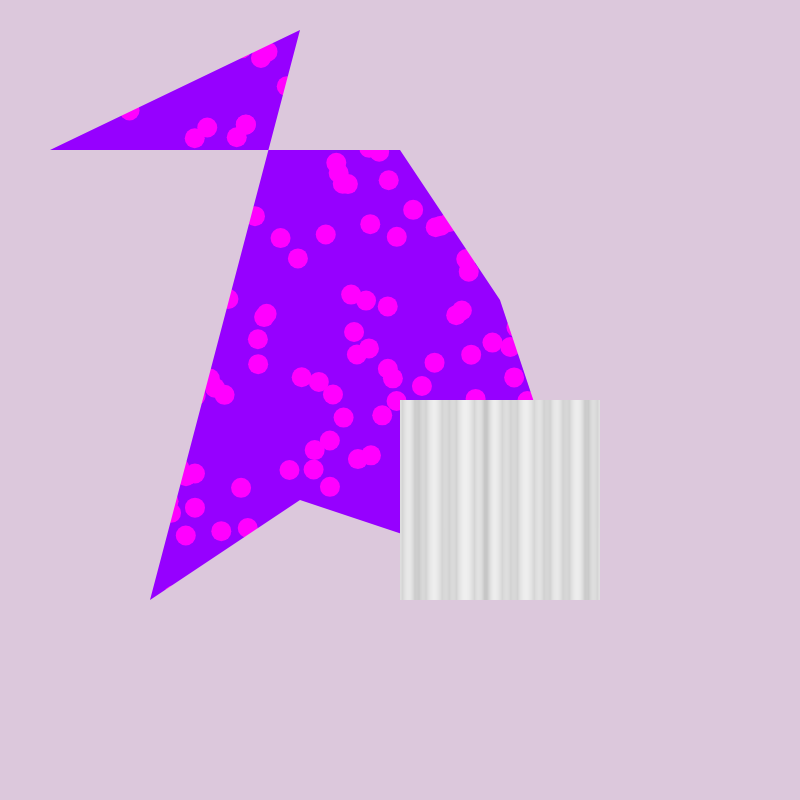
Frame 1 (no input)
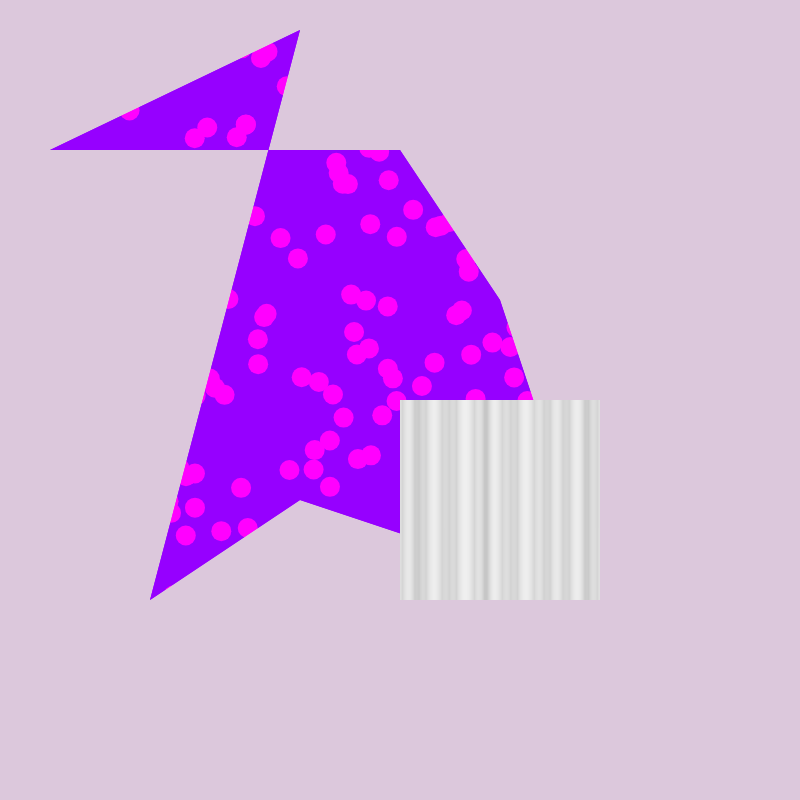
Frame 2 (the mouse pressed at the canvas centre, redrawn once)

The p5.js sketch that drew these frames (run headless with seeded random() and noise() and a simulated clock; the mouse was pressed at the canvas centre and the sketch redrawn once):

// p5.js sketch
// ── sketch.js
// With thanks to - https://editor.p5js.org/triplezero/sketches/CUthPguUc

var p, p2;
var buf;
var circleElm;

function setup() {
  createCanvas(800, 800);

  // Design a pattern, this one just puts random dots
  p = createGraphics(width, height);
  p.background(150, 0, 255);
  p.fill(255, 0, 255);
  p.noStroke();
  for (let i = 0; i < 500; i++) {
    let x = random(0, width);
    let y = random(0, height);
    p.ellipse(x, y, 20);
  }

  p2 = createGraphics(width, height);
  p2.background(240);
  p2.stroke(60);
  for (let index = 0; index < width / 8; index++) {
    let x = random(-5, 5) + index * 10;
    p2.line(x, 0, x, height);
  }
  p2.filter(BLUR, 3);

  buf = createGraphics(width, height);

  circleElm = createGraphics(width, height);
}

function draw() {
  background(220, 200, 220);

  setFill(createPattern(p), buf);

  buf.noStroke();
  buf.beginShape();
  buf.vertex(50, 150);
  buf.vertex(400, 150);
  buf.vertex(500, 300);
  buf.vertex(600, 600);
  buf.vertex(300, 500);
  buf.vertex(150, 600);
  buf.vertex(300, 30);
  buf.endShape(CLOSE);

  image(buf, 0, 0);

  push();
  translate(0.5 * width, 0.5 * height);
  //rotate(PI / 3.0);
  setFill(createPattern(p2), circleElm);
  circleElm.noStroke();
  circleElm.square(0, 0, 200);

  image(circleElm, 0, 0);
  pop();
  noLoop();
}

function createPattern(p, buf = this) {
  return buf.drawingContext.createPattern(p.canvas, "repeat");
}

function setFill(arg, buf = this) {
  buf.fill(0);
  buf._renderer._setFill(arg);
}
